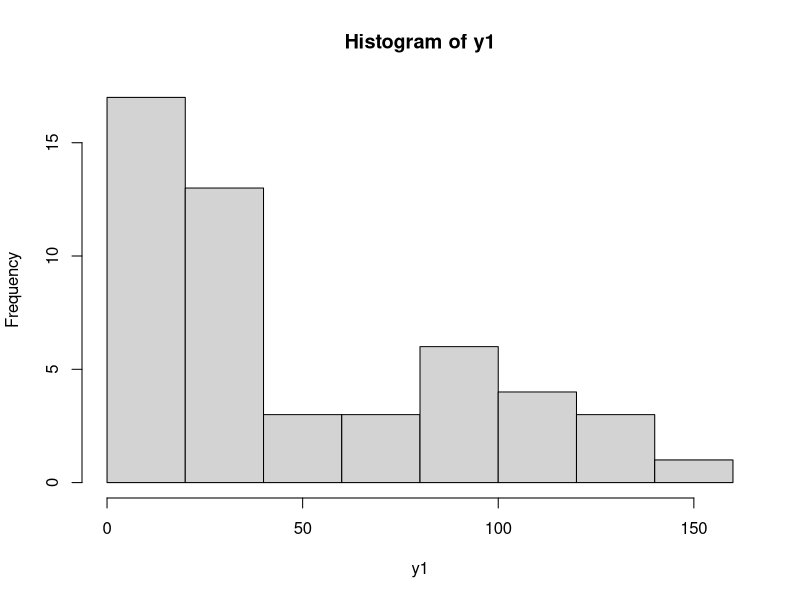

This figure's R source:
# Subject: Regression Models
# Lecture: Gamma model
# Author: Vinicius Osterne (www.osterne.com)



# ------------------------------------------------------------------------------
# Application 1
# ------------------------------------------------------------------------------

# generating the data
n<-50
x<-runif(n,0,1)
eta<-2 + 3*x 
mu<-exp(eta)
var<- 2

alpha <- mu^2/var
sigma <- var/mu

y1 <- rgamma(n, shape = alpha, scale = sigma) 
df1<-data.frame(y1,x)

hist(y1)


# ajuste do modelo
mod1<-glm(y1~x,data = df1,Gamma(link = "log"))
summary(mod1)




